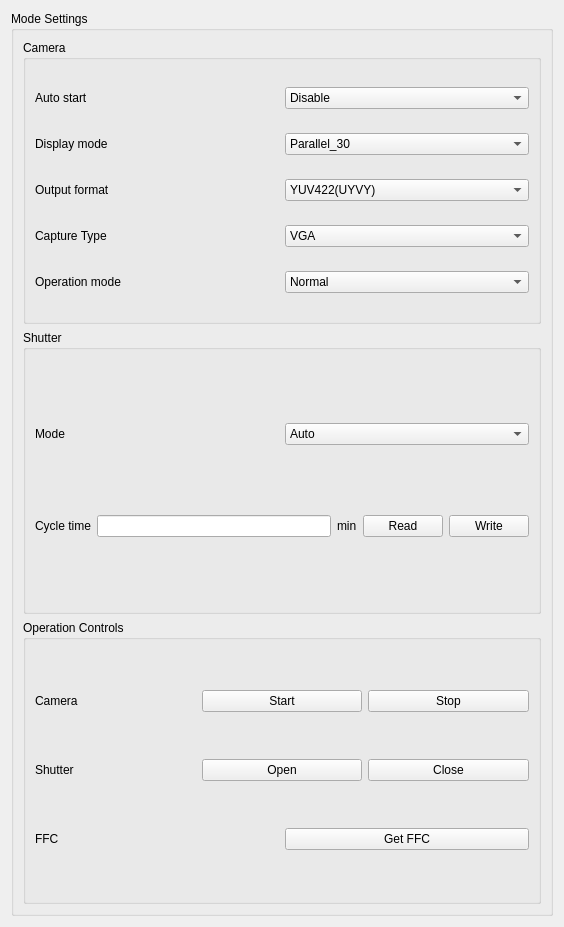
         <widget class="QWidget" name="cameraSetupScrollContents">
          <property name="geometry">
           <rect>
            <x>0</x>
            <y>0</y>
            <width>564</width>
            <height>927</height>
           </rect>
          </property>
          <layout class="QVBoxLayout" name="cameraSetupContentLayout">
           <item>
            <widget class="QGroupBox" name="groupMode">
             <property name="title">
              <string>Mode Settings</string>
             </property>
             <layout class="QVBoxLayout" name="_22">
              <item>
               <widget class="QGroupBox" name="groupBox">
                <property name="title">
                 <string>Camera</string>
                </property>
                <layout class="QVBoxLayout" name="_23">
                 <item>
                  <layout class="QHBoxLayout" name="_24">
                   <item>
                    <widget class="QLabel" name="label_26">
                     <property name="text">
                      <string>Auto start</string>
                     </property>
                    </widget>
                   </item>
                   <item>
                    <widget class="QComboBox" name="comboBox_autostart">
                     <item>
                      <property name="text">
                       <string>Disable</string>
                      </property>
                     </item>
                     <item>
                      <property name="text">
                       <string>Enable</string>
                      </property>
                     </item>
                    </widget>
                   </item>
                  </layout>
                 </item>
                 <item>
                  <layout class="QHBoxLayout" name="_25">
                   <item>
                    <widget class="QLabel" name="label_27">
                     <property name="text">
                      <string>Display mode</string>
                     </property>
                    </widget>
                   </item>
                   <item>
                    <widget class="QComboBox" name="comboBox_displaymode">
                     <item>
                      <property name="text">
                       <string>Parallel_30</string>
                      </property>
                     </item>
                     <item>
                      <property name="text">
                       <string>NTSC</string>
                      </property>
                     </item>
                     <item>
                      <property name="text">
                       <string>PAL</string>
                      </property>
                     </item>
                     <item>
                      <property name="text">
                       <string>Parallel_60</string>
                      </property>
                     </item>
                     <item>
                      <property name="text">
                       <string>BT656</string>
                      </property>
                     </item>
                    </widget>
                   </item>
                  </layout>
                 </item>
                 <item>
                  <layout class="QHBoxLayout" name="_26">
                   <item>
                    <widget class="QLabel" name="label_28">
                     <property name="text">
                      <string>Output format</string>
                     </property>
                    </widget>
                   </item>
                   <item>
                    <widget class="QComboBox" name="comboBox_outformat">
                     <item>
                      <property name="text">
                       <string>YUV422(UYVY)</string>
                      </property>
                     </item>
                     <item>
                      <property name="text">
                       <string>Y16</string>
                      </property>
                     </item>
                    </widget>
                   </item>
                  </layout>
                 </item>
                 <item>
                  <layout class="QHBoxLayout" name="_34">
                   <item>
                    <widget class="QLabel" name="label_33">
                     <property name="text">
                      <string>Capture Type</string>
                     </property>
                    </widget>
                   </item>
                   <item>
                    <widget class="QComboBox" name="comboBox_captureType">
                     <item>
                      <property name="text">
                       <string>VGA</string>
                      </property>
                     </item>
                     <item>
                      <property name="text">
                       <string>QVGA</string>
                      </property>
                     </item>
                    </widget>
                   </item>
                  </layout>
                 </item>
                 <item>
                  <layout class="QHBoxLayout" name="_27">
                   <item>
                    <widget class="QLabel" name="label_29">
                     <property name="text">
                      <string>Operation mode</string>
                     </property>
                    </widget>
                   </item>
                   <item>
                    <widget class="QComboBox" name="comboBox_OPmode">
                     <item>
                      <property name="text">
                       <string>Normal</string>
                      </property>
                     </item>
                     <item>
                      <property name="text">
                       <string>Factory</string>
                      </property>
                     </item>
                    </widget>
                   </item>
                  </layout>
                 </item>
                </layout>
               </widget>
              </item>
              <item>
               <widget class="QGroupBox" name="groupBox_SHUTTER">
                <property name="title">
                 <string>Shutter</string>
                </property>
                <layout class="QVBoxLayout" name="_29">
                 <item>
                  <layout class="QHBoxLayout" name="_30">
                   <item>
                    <widget class="QLabel" name="label_30">
                     <property name="text">
                      <string>Mode</string>
                     </property>
                    </widget>
                   </item>
                   <item>
                    <widget class="QComboBox" name="comboBox_shutterMode">
                     <item>
                      <property name="text">
                       <string>Auto</string>
                      </property>
                     </item>
                     <item>
                      <property name="text">
                       <string>Manual</string>
                      </property>
                     </item>
                     <item>
                      <property name="text">
                       <string>Cycle</string>
                      </property>
                     </item>
                    </widget>
                   </item>
                  </layout>
                 </item>
                 <item>
                  <layout class="QHBoxLayout" name="_32">
                   <item>
                    <widget class="QLabel" name="label_31">
                     <property name="text">
                      <string>Cycle time</string>
                     </property>
                    </widget>
                   </item>
                   <item>
                    <widget class="QLineEdit" name="lineEdit_CycleTime">
                     <property name="alignment">
                      <set>Qt::AlignRight|Qt::AlignTrailing|Qt::AlignVCenter</set>
                     </property>
                    </widget>
                   </item>
                   <item>
                    <widget class="QLabel" name="label_32">
                     <property name="text">
                      <string>min</string>
                     </property>
                    </widget>
                   </item>
                   <item>
                    <widget class="QPushButton" name="btn_ShutterCycle_Read">
                     <property name="text">
                      <string>Read</string>
                     </property>
                    </widget>
                   </item>
                   <item>
                    <widget class="QPushButton" name="btn_ShutterCycle_Write">
                     <property name="text">
                      <string>Write</string>
                     </property>
                    </widget>
                   </item>
                  </layout>
                 </item>
                </layout>
               </widget>
              </item>
              <item>
               <widget class="QGroupBox" name="groupAction">
                <property name="title">
                 <string>Operation Controls</string>
                </property>
                <layout class="QVBoxLayout" name="_35">
                 <item>
                  <layout class="QHBoxLayout" name="_36">
                   <item>
                    <widget class="QLabel" name="label_34">
                     <property name="text">
                      <string>Camera</string>
                     </property>
                    </widget>
                   </item>
                   <item>
                    <widget class="QPushButton" name="btn_CameraStart">
                     <property name="text">
                      <string>Start</string>
                     </property>
                    </widget>
                   </item>
                   <item>
                    <widget class="QPushButton" name="btn_CameraStop">
                     <property name="text">
                      <string>Stop</string>
                     </property>
                    </widget>
                   </item>
                  </layout>
                 </item>
                 <item>
                  <layout class="QHBoxLayout" name="_37">
                   <item>
                    <widget class="QLabel" name="label_35">
                     <property name="text">
                      <string>Shutter</string>
                     </property>
                    </widget>
                   </item>
                   <item>
                    <widget class="QPushButton" name="btn_shutterOpen">
                     <property name="text">
                      <string>Open</string>
                     </property>
                    </widget>
                   </item>
                   <item>
                    <widget class="QPushButton" name="btn_shutterClose">
                     <property name="text">
                      <string>Close</string>
                     </property>
                    </widget>
                   </item>
                  </layout>
                 </item>
                 <item>
                  <layout class="QHBoxLayout" name="_38">
                   <item>
                    <widget class="QLabel" name="label_36">
                     <property name="text">
                      <string>FFC</string>
                     </property>
                    </widget>
                   </item>
                   <item>
                    <widget class="QPushButton" name="btn_GetFFC">
                     <property name="text">
                      <string>Get FFC</string>
                     </property>
                    </widget>
                   </item>
                  </layout>
                 </item>
                </layout>
               </widget>
              </item>
             </layout>
            </widget>
           </item>
          </layout>
         </widget>
